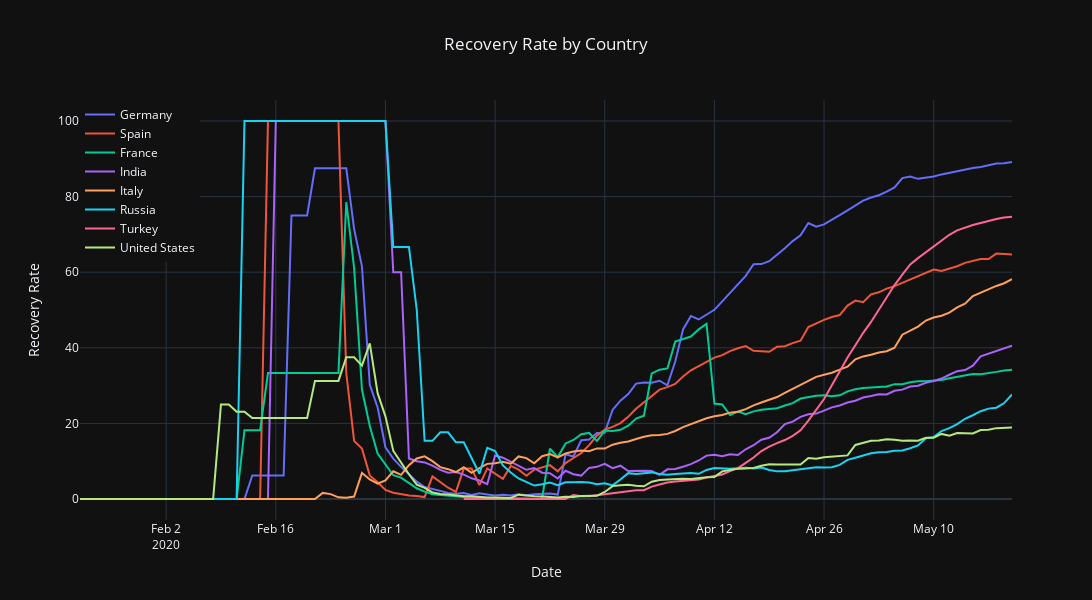

Notebook source saved alongside this figure:
### Code cell
fig = go.Figure()

fig.add_trace(
    go.Scatter(x=data_de_period.index, y=get_recovery_rate(data_de_period), name="Germany")
)
fig.add_trace(
    go.Scatter(x=data_es_period.index, y=get_recovery_rate(data_es_period), name="Spain")
)
fig.add_trace(
    go.Scatter(x=data_fr_period.index, y=get_recovery_rate(data_fr_period), name="France")
)
fig.add_trace(
    go.Scatter(x=data_in_period.index, y=get_recovery_rate(data_in_period), name="India")
)
fig.add_trace(
    go.Scatter(x=data_it_period.index, y=get_recovery_rate(data_it_period), name="Italy")
)
fig.add_trace(
    go.Scatter(x=data_ru_period.index, y=get_recovery_rate(data_ru_period), name="Russia")
)
fig.add_trace(
    go.Scatter(x=data_tr_period.index, y=get_recovery_rate(data_tr_period), name="Turkey")
)
fig.add_trace(
    go.Scatter(x=data_us_period.index, y=get_recovery_rate(data_us_period), name="United States")
)

fig.update_layout(title="Recovery Rate by Country", title_x=0.5, width=1700, height=600, legend=dict(x=0, y=1, traceorder="normal"))
fig.update_xaxes(title_text="Date")
fig.update_yaxes(title_text="Recovery Rate")

fig.show()
